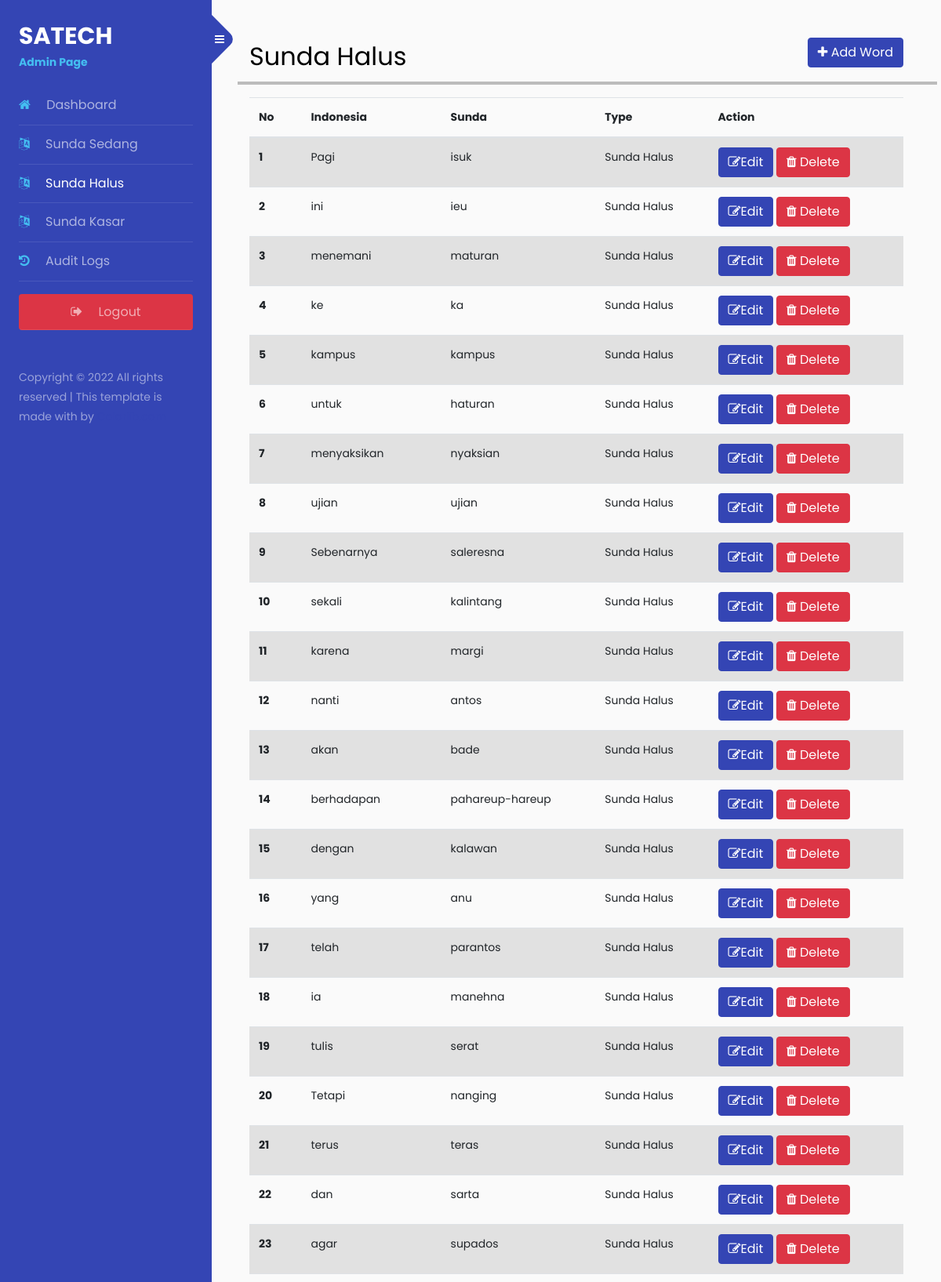
The page /admin/word.php/?type=ish (upper part) on the database its author committed.
### tables this page shows
CREATE TABLE `word` (
  `id` int(100) NOT NULL,
  `name` varchar(256) NOT NULL,
  `translated` varchar(256) NOT NULL,
  `type_id` int(10) NOT NULL,
  `createdAt` datetime NOT NULL DEFAULT current_timestamp(),
  `updatedAt` datetime NOT NULL DEFAULT current_timestamp()
);

CREATE TABLE `lang_type` (
  `id` int(10) NOT NULL,
  `lang` varchar(256) NOT NULL
);

### database/database.php (called while the page is built, shortened)
<?php
class Database
{
    public $db;
    public function __construct()
    {
        $this->db = new mysqli(DB_HOST, DB_USER, DB_PASS, DB_NAME);
    }
    function select($sql)
    {
        $result = $this->db->query($sql);
        return $result->fetch_all(MYSQLI_ASSOC);
    }
}

### controllers/controllers.php (called while the page is built, shortened)
<?php
class Controller extends Database
{
    public function get_wordlist_with_type($type)
    {
        $result = $this->select("SELECT word.*, lang_type.lang FROM word LEFT JOIN lang_type ON word.type_id = lang_type.id WHERE word.type_id = $type");
        return $result;
    }
}

### public/admin/word.php (the view, shortened to what this page needs)
<?php
require_once '../../database/database.php';
require_once "../../controllers/controllers.php";
$controller = new Controller();
if (isset($_GET['type'])):
    switch ($_GET['type']):
        case 'ish':
            $type = 3;
            break;
    endswitch;
    $words = $controller->get_wordlist_with_type($type);
else:
    echo "<script>history.back()</script>";
endif;
?>
<!doctype html>
<html lang="en">
<head>
    <?php
    switch ($type):
        case 3:
            $title = "Sunda Halus";
            break;
    endswitch;
    ?>
    <link rel="stylesheet" href="https://stackpath.bootstrapcdn.com/font-awesome/4.7.0/css/font-awesome.min.css">
    <link href="https://cdn.jsdelivr.net/npm/bootstrap@5.2.2/dist/css/bootstrap.min.css" rel="stylesheet">
    <link rel="stylesheet" href="/assets/css/style.css">
</head>
<body>
    <div class="wrapper d-flex align-items-stretch">
        <?php $page = "translate-{$type}";
        include 'partials/sidebar.php';
        ?>
        <div id="content" class="p-4 p-md-5 pt-5">
            <div class="row">
                <div class="col-lg-12">
                    <h2>
                        <?= $title ?>
                            <button data-bs-toggle="modal" data-bs-target="#staticBackdrop"
                                class="btn btn-primary float-end add"><i class="fa fa-plus"></i> Add
                                Word</button>
                    </h2>
                </div>
                <hr style="border: 2px solid black;">
                <div class="col-lg-12">
                    <table class="table table-striped table-hover">
                        <thead>
                            <tr>
                                <th scope="col">No</th>
                                <th scope="col">Indonesia</th>
                                <th scope="col">Sunda</th>
                                <th scope="col">Type</th>
                                <th scope="col">Action</th>
                            </tr>
                        </thead>
                        <tbody>
                            <?php
                            $no = 1;
                            foreach ($words as $word):
                            ?>
                            <tr>
                                <th scope="row">
                                    <?= $no++ ?>
                                </th>
                                <td>
                                    <?= $word['name'] ?>
                                </td>
                                <td>
                                    <?= $word['translated'] ?>
                                </td>
                                <td>
                                    <?= $word['lang'] ?>
                                </td>
                                <td>
                                    <button data-id="<?= $word['id'] ?>" class="btn btn-primary edit"
                                        data-bs-toggle="modal" data-bs-target="#staticBackdrop"><i
                                            class="fa fa-edit"></i>Edit</button>
                                    <button data-id="<?= $word['id'] ?>" class="btn btn-danger delete"
                                        onclick="confirm('Apakah kamu yakin?')"> <i class="fa fa-trash"></i>
                                        Delete</button>
                                </td>
                            </tr>
                            <?php endforeach; ?>
                        </tbody>
                </div>
            </div>
        </div>
    </div>
</body>
</html>

### rows shown on the page
word: name "Pagi", translated "isuk", type.lang "Sunda Halus"
word: name "ini", translated "ieu", type.lang "Sunda Halus"
word: name "menemani", translated "maturan", type.lang "Sunda Halus"
word: name "ke", translated "ka", type.lang "Sunda Halus"
word: name "kampus", translated "kampus", type.lang "Sunda Halus"
word: name "untuk", translated "haturan", type.lang "Sunda Halus"
word: name "menyaksikan", translated "nyaksian", type.lang "Sunda Halus"
word: name "ujian", translated "ujian", type.lang "Sunda Halus"
word: name "Sebenarnya", translated "saleresna", type.lang "Sunda Halus"
word: name "sekali", translated "kalintang", type.lang "Sunda Halus"
word: name "karena", translated "margi", type.lang "Sunda Halus"
word: name "nanti", translated "antos", type.lang "Sunda Halus"
word: name "akan", translated "bade", type.lang "Sunda Halus"
word: name "berhadapan", translated "pahareup-hareup", type.lang "Sunda Halus"
word: name "dengan", translated "kalawan", type.lang "Sunda Halus"
word: name "yang", translated "anu", type.lang "Sunda Halus"
word: name "telah", translated "parantos", type.lang "Sunda Halus"
word: name "ia", translated "manehna", type.lang "Sunda Halus"
word: name "tulis", translated "serat", type.lang "Sunda Halus"
word: name "Tetapi", translated "nanging", type.lang "Sunda Halus"
word: name "terus", translated "teras", type.lang "Sunda Halus"
word: name "dan", translated "sarta", type.lang "Sunda Halus"
word: name "agar", translated "supados", type.lang "Sunda Halus"

### other values the page prints
$title "Sunda Halus"
